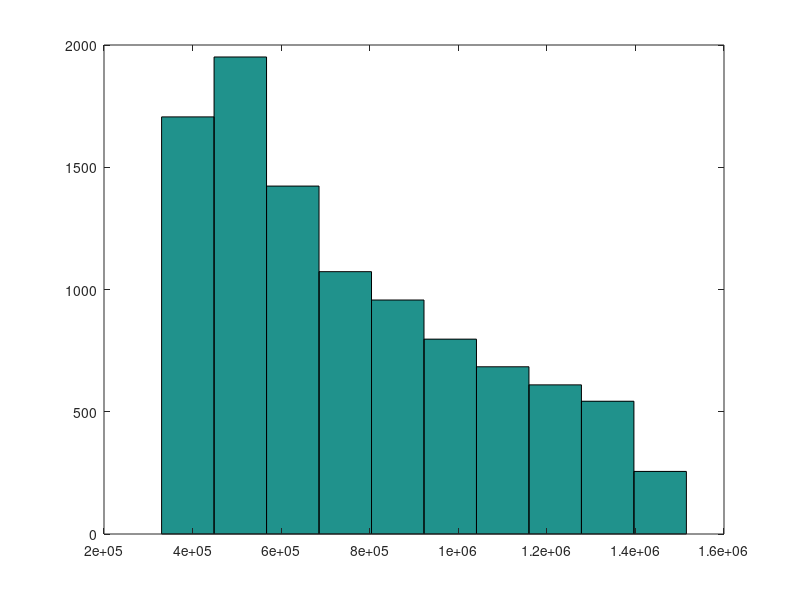

Write the MATLAB code that produced this figure.
% inputs
budgetSol.x = 1e6 *[4.6360 0.6364 0.5035 4.2241]';
boxSol.x = 1e6 * [1.6193 0.6543 0.5547 7.1716]';
nomSol.x = 1e6 * [0.2345 0.0359 0.0167 9.7129]';
n = 4;
iter = 10000;
abar = [0.608 0.386 0.430 0.864]';
ahat = [0.257 0.114 0.127 0.329]';
cs = [8552.695 7195.047 6045.412 4381.518]';
ds = [10000 5314.612 10000 10000]';
sum_h = zeros(n,1)
h_save = zeros(n,iter)
%get the validation of samples
for i = 1:iter
    %z = get_z(n);
    z = rand(n, 1);
    a = abar.*(1 - ahat .* z);
    h_save(:,i) = cs.*(1+boxSol.x./ds).^a - cs;
    %h = cs.*(1+boxSol.x./ds).^a - cs;
    %h_save(i) = cs.*(1+nomSol.x./ds).^a - cs;
end

sum_h = sum(h_save);
hist(sum_h);
%boxplot(h_save');

% define the uncertainty
function z = get_z(n)
x = rand(n, 1); % Start with 3 random numbers that don't sum to 1.
z = x / sum(x)  % Normalize so the sum is 1.
end


